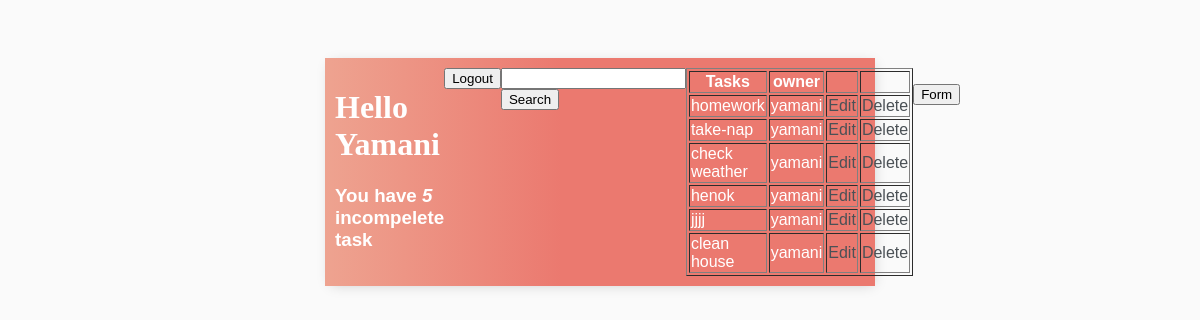
The page / (signed in) on the database its author committed.
### ToDos/models.py (models this page shows, shortened)
class ToTask(models.Model):
    user = models.ForeignKey(User, on_delete=models.CASCADE, null=True, blank = True)
    title = models.CharField(max_length=200, null=True,  blank = True)
    description = models.CharField(max_length=300, null = True, blank=True)
    complete = models.BooleanField(default=False)
    created = models.DateTimeField(auto_now_add=True)
    class Meta:
        ordering = ['complete']

### ToDos/views.py (the view)
# urls.py: path('', views.ToTaskList.as_view(), name='task-list'),
class ToTaskList( LoginRequiredMixin,ListView):
    model = ToTask
    context_object_name = 'task'
    fields = ['title', 'description','complete']
    def get_context_data(self, **kwargs):
        context=super().get_context_data(**kwargs)
        context['task'] = context['task'].filter(user=self.request.user)
        context['count'] = context['task'].filter(complete=False).count()
        search_input = self.request.GET.get('search-area') or '' # we are applying a search functionality to the page..
        if search_input:
            context['task'] = context['task'].filter(title__icontains = search_input)
        context['search_input'] = search_input  # search functionality ends here..
        return context

### ToDos/templates/ToDos/totask_list.html
{% extends 'ToDos/main.html' %}
{%  block content %}
<div class="header-bar">
    <div>
        <h1>Hello {{request.user|title}}</h1>
        <h3 style="margin: 0;">You have <i> {{count}}</i> incompelete task  </h3>
        </div>
{% if request.user.is_authenticated %}
<a href="{% url 'totask-logout' %}"> <input type="button" value="Logout"> </a>
{% else %}
<a href="{% url 'totask-login' %}"> <input type="button" value="Login"> </a>
{% endif %}
<br>
<br>
<form method="GET">
    <input type="text" name="search-area" , value="{{search_input}}">
    <input type="submit" value="Search">
    </form>
<table border="1">
    <tr>
        <th>Tasks</th>
        <th>owner</th>
        <th></th>
        <th></th>
    </tr>
    {% for item in task %}
    <tr>
        <td>{{item.title}}</td>
        <td>{{item.user}}</td>
        <td> <a href="{% url 'totask-update' item.id %}">Edit </a></td>
        <td><a href="{% url 'totask-delete' item.id %}">Delete </a></td>
    </tr>
    {% endfor %}
</table>
<br>
<p> <a href="{% url 'totask-form' %}"> <input type="button" value="Form"></a>    </p>
{% endblock %}

### ToDos/templates/ToDos/main.html (style rules this page uses)
body { background-color: #FAFAFA; font-family: 'Nunito', sans-serif; padding-top: 50px; }
h1 { font-family : 'Raleway'; sans-serif; }
a, p { color: #4b5156; text-decoration: none; }
.header-bar { display: flex; justify-content: space-between; color: #fff; padding: 10px; border-radius: 5px,5px 0,0; background: linear-gradient(90deg,#EEA390 0%, #EB796F 43% , #EB796F 100%); }

### rows shown on the page
ToTask: title "homework", user "yamani"
ToTask: title "take-nap", user "yamani"
ToTask: title "check weather", user "yamani"
ToTask: title "henok", user "yamani"
ToTask: title "jjjj", user "yamani"
ToTask: title "clean house", user "yamani"

### other values the page prints
{{ request.user|title }} "Yamani"
{{ count }} "5"
